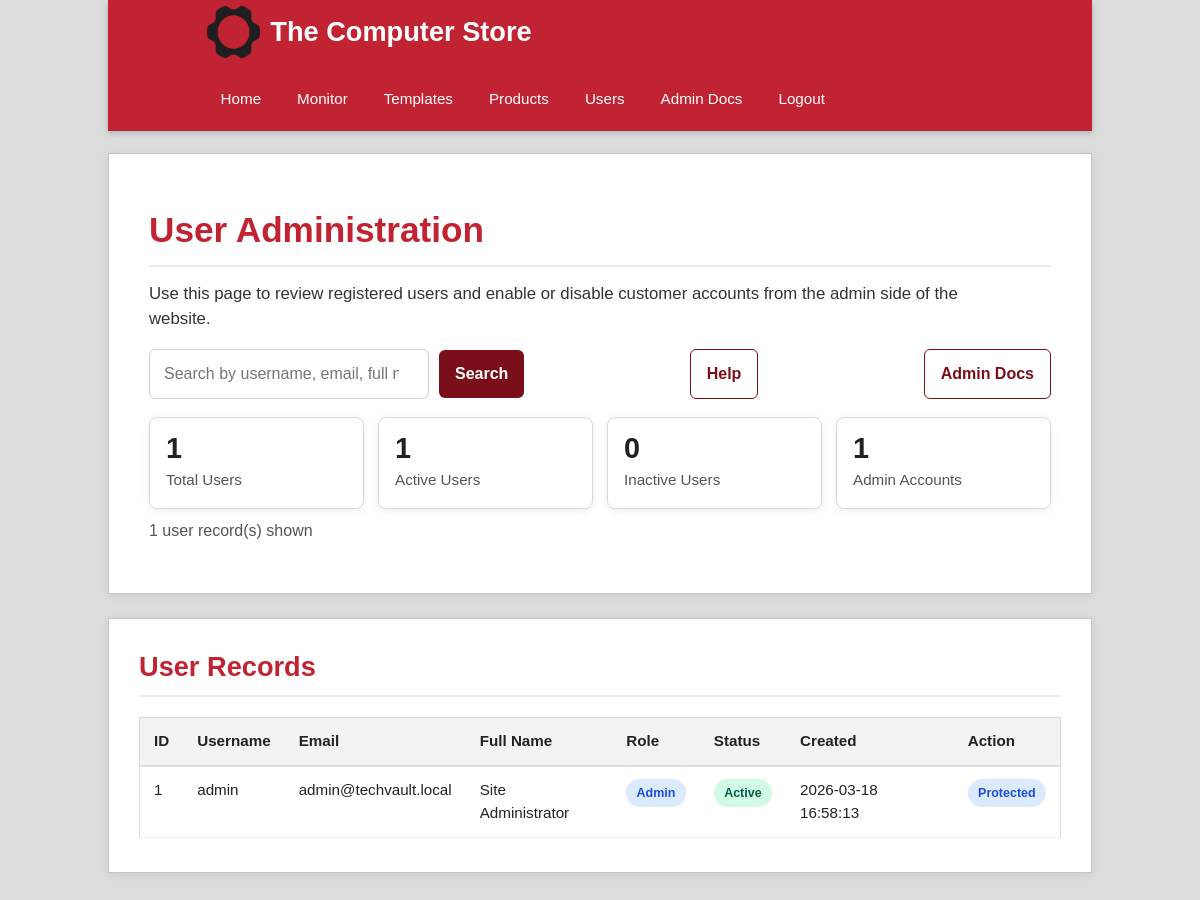
The page /backend/admin/users.php (signed in) on the database its author committed.
### tables this page shows
CREATE TABLE IF NOT EXISTS users (
    id           INT AUTO_INCREMENT PRIMARY KEY,
    username     VARCHAR(60)  NOT NULL UNIQUE,
    email        VARCHAR(150) NOT NULL UNIQUE,
    password     VARCHAR(255) NOT NULL,
    full_name    VARCHAR(150),
    role         ENUM('customer','admin') DEFAULT 'customer',
    is_active    TINYINT(1)   DEFAULT 1,
    created_at   TIMESTAMP DEFAULT CURRENT_TIMESTAMP
);

### backend/config.php (called while the page is built, shortened)
<?php
function get_db(): PDO
{
    static $pdo = null;
    if ($pdo === null) {
        $dsn = 'mysql:host=' . DB_HOST . ';dbname=' . DB_NAME . ';charset=utf8mb4';
        $options = [
            PDO::ATTR_ERRMODE => PDO::ERRMODE_EXCEPTION,
            PDO::ATTR_DEFAULT_FETCH_MODE => PDO::FETCH_ASSOC,
            PDO::ATTR_EMULATE_PREPARES => false,
        ];
        $pdo = new PDO($dsn, DB_USER, DB_PASS, $options);
    }
    return $pdo;
}
function get_allowed_themes(): array
{
    return ['light', 'dark', 'holiday'];
}
function normalize_theme(string $theme): string
{
    return in_array($theme, get_allowed_themes(), true) ? $theme : 'light';
}
function get_active_theme(): string
{
    try {
        $pdo = get_db();
        $stmt = $pdo->query("
            SELECT setting_value
            FROM site_settings
            WHERE setting_key = 'active_theme'
            LIMIT 1
        ");
        $row = $stmt->fetch();
        return normalize_theme($row ? (string) $row['setting_value'] : 'light');
    } catch (PDOException $e) {
        return 'light';
    }
}
function h($str): string
{
    return htmlspecialchars((string) $str, ENT_QUOTES | ENT_SUBSTITUTE, 'UTF-8');
}

### backend/admin/users.php (the view, shortened to what this page needs)
<?php
require_once __DIR__ . '/../config.php';
$theme = get_active_theme();
$search = trim($_GET['q'] ?? '');
try {
    $pdo = get_db();
    $summary = $pdo->query("
        SELECT
            COUNT(*) AS total_users,
            SUM(CASE WHEN is_active = 1 THEN 1 ELSE 0 END) AS active_users,
            SUM(CASE WHEN is_active = 0 THEN 1 ELSE 0 END) AS inactive_users,
            SUM(CASE WHEN role = 'admin' THEN 1 ELSE 0 END) AS admin_users
        FROM users
    ")->fetch();
    if ($search !== '') {
        $stmt = $pdo->prepare("
            SELECT id, username, email, full_name, role, is_active, created_at
            FROM users
            WHERE username LIKE :search
               OR email LIKE :search_email
               OR full_name LIKE :search_name
               OR role LIKE :search_role
            ORDER BY created_at DESC
        ");
        $stmt->execute([
            ':search' => "%{$search}%",
            ':search_email' => "%{$search}%",
            ':search_name' => "%{$search}%",
            ':search_role' => "%{$search}%",
        ]);
        $users = $stmt->fetchAll();
    } else {
        $stmt = $pdo->query("
            SELECT id, username, email, full_name, role, is_active, created_at
            FROM users
            ORDER BY created_at DESC
        ");
        $users = $stmt->fetchAll();
    }
} catch (PDOException $e) {
    $summary = [
        'total_users' => 0,
        'active_users' => 0,
        'inactive_users' => 0,
        'admin_users' => 0,
    ];
    $users = [];
    $message = 'Unable to load users: ' . $e->getMessage();
    $message_class = 'error';
}
?>
<!DOCTYPE html>
<html lang="en">
<head>
    <link rel="stylesheet" href="../../styles/<?= h($theme) ?>.css">
    <link rel="stylesheet" href="../../styles/admin-users.css">
</head>
<body class="theme-<?= h($theme) ?>">
<div class="container">
    <div class="navOuter">
        <div class="navInner">
            <a href="../../index.php" class="banner">
                <img src="../../images/logo.png" alt="<?= h(SITE_NAME) ?>" height="60"><?= h(SITE_NAME) ?>
            </a>
            <ul class="navList">
                <li><a href="../../index.php">Home</a></li>
                <li><a href="../monitor.php">Monitor</a></li>
                <li><a href="theme-settings.php">Templates</a></li>
                <li><a href="products.php">Products</a></li>
                <li><a href="users.php">Users</a></li>
                <li><a href="../../pages/adminDocumentation.html">Admin Docs</a></li>
                <li><a href="../../pages/logout.php">Logout</a></li>
            </ul>
        </div>
    </div>
</div>
<main>
    <div class="containerIntro">
        <div class="introText">
            <h1>User Administration</h1>
            <p class="intro">Use this page to review registered users and enable or disable customer accounts from the admin side of the website.</p>
        </div>
        <div class="adminToolbar">
            <form method="GET" action="users.php" class="adminSearchForm">
                <input
                    type="search"
                    name="q"
                    class="adminSearchInput"
                    placeholder="Search by username, email, full name, or role..."
                    value="<?= h($search) ?>"
                >
                <button type="submit" class="btnPrimary">Search</button>
            </form>
            <a href="../../pages/userAdministration.html" class="btnSecondary">Help</a>
            <a href="../../pages/adminDocumentation.html" class="btnSecondary">Admin Docs</a>
        </div>
        <div class="summaryRow">
            <div class="summaryBox">
                <div class="summaryNum"><?= (int) $summary['total_users'] ?></div>
                <div class="summaryLabel">Total Users</div>
            </div>
            <div class="summaryBox">
                <div class="summaryNum"><?= (int) $summary['active_users'] ?></div>
                <div class="summaryLabel">Active Users</div>
            </div>
            <div class="summaryBox">
                <div class="summaryNum"><?= (int) $summary['inactive_users'] ?></div>
                <div class="summaryLabel">Inactive Users</div>
            </div>
            <div class="summaryBox">
                <div class="summaryNum"><?= (int) $summary['admin_users'] ?></div>
                <div class="summaryLabel">Admin Accounts</div>
            </div>
        </div>
        <p class="pageCount"><?= count($users) ?> user record(s) shown</p>
    </div>
    <div class="featured">
        <h1>User Records</h1>
        <div class="dataTableWrap">
            <table class="dataTable">
                <thead>
                    <tr>
                        <th>ID</th>
                        <th>Username</th>
                        <th>Email</th>
                        <th>Full Name</th>
                        <th>Role</th>
                        <th>Status</th>
                        <th>Created</th>
                        <th>Action</th>
                    </tr>
                </thead>
                <tbody>
                    <?php if (empty($users)): ?>
                        <tr>
                            <td colspan="8">No users found.</td>
                        </tr>
                    <?php else: ?>
                        <?php foreach ($users as $user): ?>
                            <tr>
                                <td><?= (int) $user['id'] ?></td>
                                <td><?= h($user['username']) ?></td>
                                <td><?= h($user['email']) ?></td>
                                <td><?= h($user['full_name'] ?: '—') ?></td>
                                <td>
                                    <span class="statusPill <?= $user['role'] === 'admin' ? 'admin' : 'customer' ?>">
                                        <?= h(ucfirst($user['role'])) ?>
                                    </span>
                                </td>
                                <td>
                                    <span class="statusPill <?= (int) $user['is_active'] === 1 ? 'active' : 'inactive' ?>">
                                        <?= (int) $user['is_active'] === 1 ? 'Active' : 'Disabled' ?>
                                    </span>
                                </td>
                                <td><?= h($user['created_at']) ?></td>
                                <td>
                                    <?php if ($user['role'] === 'admin'): ?>
                                        <span class="statusPill admin">Protected</span>
                                    <?php endif; ?>
                                </td>
                            </tr>
                        <?php endforeach; ?>
                    <?php endif; ?>
                </tbody>
            </table>
        </div>
    </div>
</main>
</body>
</html>

### styles/light.css (style rules this page uses)
* { margin: 0; padding: 0; box-sizing: border-box; }
body { font-family: Verdana, Arial, sans-serif; background: #dcdcdc; color: #222; line-height: 1.5; }
a { text-decoration: none; color: inherit; }
img { max-width: 100%; display: inline-block; }
.container, .containerIntro, .featured, .multimedia { width: 82%; max-width: 1200px; margin: 0 auto; }
main { padding-bottom: 40px; }
.navOuter { background: #c22333; border-bottom: 2px solid #b42634; box-shadow: 0 2px 6px rgba(0, 0, 0, 0.2); }
.navInner { width: 82%; max-width: 1200px; margin: 0 auto; min-height: 72px; display: flex; align-items: center; gap: 18px; flex-wrap: wrap; padding: 6px 10px; }
.banner { display: flex; align-items: center; gap: 10px; color: #fff; font-size: 1.7rem; font-weight: bold; white-space: nowrap; margin-right: 10px; }
.banner img { height: 52px; width: auto; object-fit: contain; }
.navList, .login, .cart, .toggle { list-style: none; display: flex; align-items: center; }
.navList { gap: 8px; flex: 1; }
.navList li a, .login li a { display: block; color: #fff; padding: 12px 14px; font-size: 0.95rem; transition: background 0.2s ease, color 0.2s ease; border-radius: 4px; }
.containerIntro { background: #ffffff; margin-top: 22px; padding: 50px 40px; border: 1px solid #c7c7c7; box-shadow: 0 2px 8px rgba(0, 0, 0, 0.08); }
.introText h1 { font-size: 2.2rem; color: #c22333; margin-bottom: 14px; border-bottom: 2px solid #ececec; padding-bottom: 8px; }
.intro { font-size: 1.05rem; max-width: 850px; color: #333; }
.featured, .multimedia { background: #ffffff; margin-top: 24px; padding: 28px 30px 34px; border: 1px solid #c7c7c7; box-shadow: 0 2px 8px rgba(0, 0, 0, 0.08); }
.featured h1, .multimedia h1 { font-size: 1.7rem; color: #c22333; margin-bottom: 20px; border-bottom: 2px solid #ececec; padding-bottom: 8px; }

### styles/admin-users.css (style rules this page uses)
.adminToolbar { display: flex; justify-content: space-between; align-items: center; gap: 14px; flex-wrap: wrap; margin-top: 18px; }
.adminSearchForm { display: flex; gap: 10px; flex-wrap: wrap; align-items: center; }
.adminSearchInput { min-width: 280px; padding: 12px 14px; border-radius: 6px; border: 1px solid #cfcfcf; font: inherit; background: #fff; color: #222; }
.btnPrimary, .btnSecondary, .btnSmall { display: inline-block; border: none; border-radius: 6px; cursor: pointer; font: inherit; text-decoration: none; transition: background 0.18s ease, color 0.18s ease, border-color 0.18s ease; }
.btnPrimary { background: #7b0f19; color: #fff; padding: 12px 16px; font-weight: 700; }
.btnSecondary { background: #fff; color: #7b0f19; border: 1px solid #7b0f19; padding: 12px 16px; font-weight: 700; }
.summaryRow { display: flex; gap: 14px; flex-wrap: wrap; margin-top: 18px; }
.summaryBox { flex: 1 1 180px; background: #ffffff; border: 1px solid #d9d9d9; border-radius: 8px; padding: 16px; box-shadow: 0 2px 8px rgba(0, 0, 0, 0.08); }
.summaryNum { font-size: 1.8rem; font-weight: 800; line-height: 1; margin-bottom: 6px; }
.summaryLabel { color: #555; font-size: 0.95rem; }
.dataTableWrap { overflow-x: auto; margin-top: 18px; }
.dataTable { width: 100%; border-collapse: collapse; font-size: 0.95rem; background: #fff; border: 1px solid #d9d9d9; }
.dataTable th { text-align: left; background: #f3f3f3; color: #222; padding: 12px 14px; border-bottom: 2px solid #dddddd; white-space: nowrap; }
.dataTable td { padding: 12px 14px; border-bottom: 1px solid #eeeeee; vertical-align: top; }
.statusPill { display: inline-flex; align-items: center; padding: 0.3rem 0.65rem; border-radius: 999px; font-size: 0.78rem; font-weight: 700; white-space: nowrap; }
.statusPill.active { background: #d1fae5; color: #065f46; }
.statusPill.admin { background: #dbeafe; color: #1d4ed8; }
.pageCount { color: #555; margin-top: 10px; }

### rows shown on the page
users: id "1", username "admin", email "admin@techvault.local", full_name "Site Administrator", role "Admin", is_active "Active", created_at "2026-03-18 16:58:13", shows "Protected"

### other values the page prints
SITE_NAME "The Computer Store"
$summary['total_users'] "1"
$summary['active_users'] "1"
$summary['inactive_users'] "0"
$summary['admin_users'] "1"
count($users) "1"
